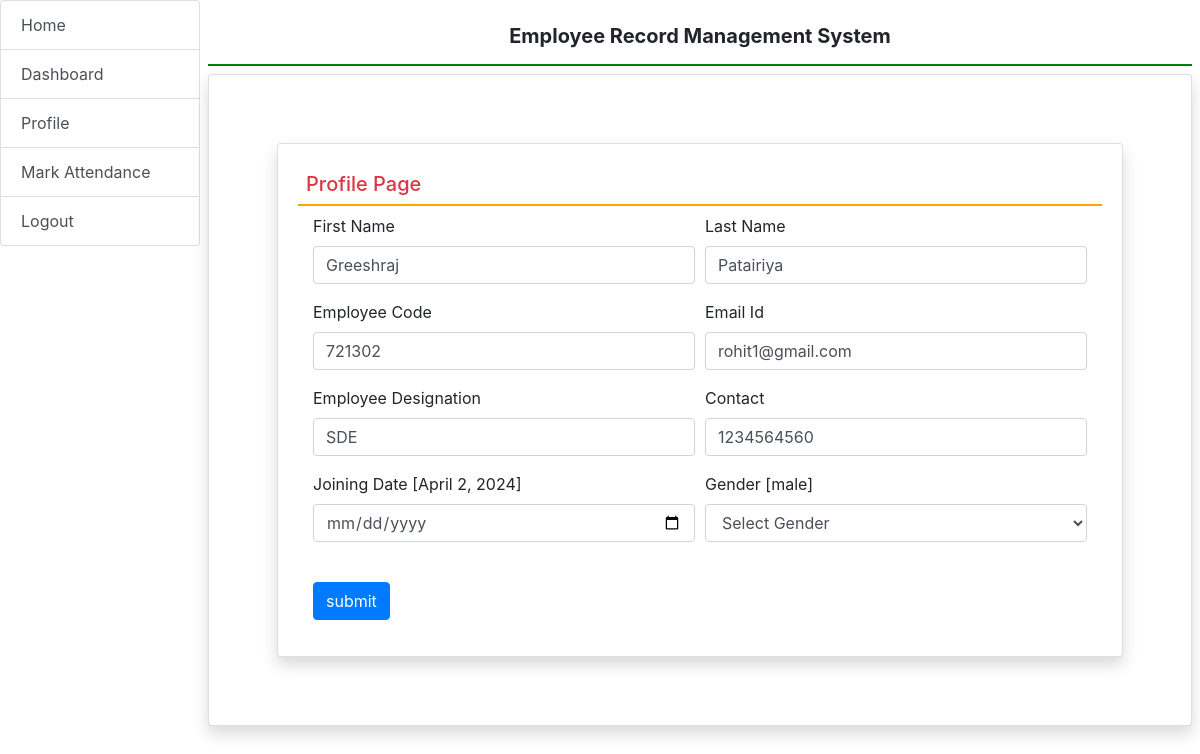
/profile/ (signed in), run on the app's committed database.
### employee/models.py (models this page shows, shortened)
class EmployeeDetail(models.Model):
    user = models.ForeignKey(User,on_delete=models.CASCADE)
    empcode =  models.CharField(max_length=25,null=True)
    designation =  models.CharField(max_length=25,null=True)
    contact =  models.CharField(max_length=25,null=True)
    gender =  models.CharField(max_length=25,null=True)
    joiningdate =  models.DateField(max_length=25,null=True)

### employee/views.py (the view, shortened to what this page needs)
# urls.py: path('profile/', profile,name='profile'),
def profile(request):
    if not request.user.is_authenticated:
        return redirect('emp_login')
    error=""
    user=request.user
    employee=EmployeeDetail.objects.get(user=user)
    return render(request,'profile.html',locals())

### employee/templates/profile.html (shortened to what this page needs)
{% extends 'emp_base.html' %}
{% block main%}
<div class="card shadow m-5">
    <div class="card-body">
        <h5 class="p-2 text-danger" style="border-bottom: 2px solid orange"> Profile Page</h5>
        <div class="container-fluid">
            <form method="post" name="signup">
                <div class="form-row">
                    <div class="col-sm-6">
                        <div class="form-group">
                            <label>First Name </label>
                            <input type="text" name="firstname" class="form-control" placeholder="First name" pattern="[A-Za-z]+" value="{{employee.user.first_name}}">
                        </div>
                    </div>
                    <div class="col-sm-6">
                        <div class="form-group">
                            <label>Last Name </label>
                            <input type="text" name="lastname" class="form-control" placeholder="Last name" pattern="[A-Za-z]+" value="{{employee.user.last_name}}">
                        </div>
                    </div>
                    <div class="col-sm-6">
                        <div class="form-group">
                            <label>Employee Code </label>
                            <input type="text" name="empcode" class="form-control" placeholder="Employee Code" value="{{employee.empcode}}">
                        </div>
                    </div>
                    <div class="col-sm-6">
                        <div class="form-group">
                            <label>Email Id </label>
                            <input type="email" name="email" class="form-control" placeholder="Email Address" value="{{employee.user.username}}">
                        </div>
                    </div>
                    <div class="col-sm-6">
                        <div class="form-group">
                            <label>Employee Designation </label>
                            <input type="text" name="designation" class="form-control" placeholder="Designation" value="{{employee.designation}}">
                        </div>
                    </div>
                    <div class="col-sm-6">
                        <div class="form-group">
                            <label> Contact  </label>
                            <input type="text" name="contact" class="form-control" placeholder="Contact Number" value="{{employee.contact}}" >
                        </div>
                    </div>
                    <div class="col-sm-6">
                        <div class="form-group">
                            <label> Joining Date  [{{employee.joiningdate}}]</label>
                            <input type="date" name="joiningdate" class="form-control" placeholder="Date" >
                        </div>
                    </div>
                    <div class="col-sm-6">
                        <div class="form-group">
                            <label> Gender  [{{employee.gender}}] </label>
                           <select name="gender" class="form-control">
                            <option value="{{employee.gender}}"> Select Gender</option>
                           </select>
                        </div>
                    </div>
                </div>
                <br>
                <input type="submit" value="submit" class="btn btn-primary">
            </form>
        </div>
    </div>
</div>
{% endblock %}

### data on the page
EmployeeDetail: firstname "Greeshraj", lastname "Patairiya", empcode "721302", email "rohit1@gmail.com", designation "SDE", contact "1234564560", joiningdate "April 2, 2024", gender "male"
